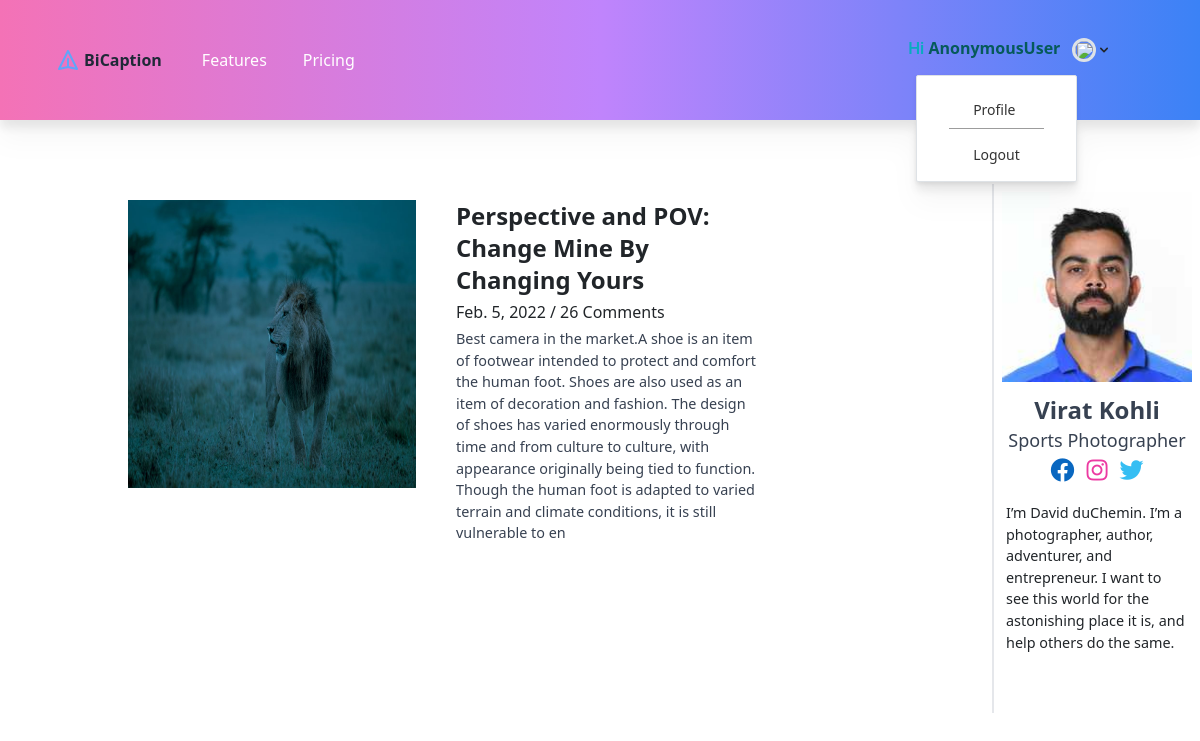
/blog/53, run on the app's committed database.
### Hub/models.py (models this page shows, shortened)
class Blog(models.Model):
    photographer = models.ForeignKey(Photographer, on_delete=models.CASCADE)
    carousel1 = models.ImageField(upload_to="images/")
    carousel2 = models.ImageField(upload_to="images/")
    carousel3 = models.ImageField(upload_to="images/")
    img = models.ImageField(upload_to="images/")
    head = models.CharField(max_length=50)
    date = models.DateField()
    desc = models.CharField(max_length=400)

class Photographer(models.Model):
    CATEGORY_OPTIONS = (
        ('Event', 'Event'),
        ('Fashion', 'Fashion'),
        ('Sports', 'Sports'),
        ('Food', 'Food'),
        ('Art_and_Portrait', 'Art_and_Portrait'),
        ('Architecture', 'Architecture'),
        ('Documentary', 'Documentary'),
        ('Travel', 'Travel'),
        ('Modelling_and_Lifestyle', 'Modelling_and_Lifestyle'),
        ('Nature_and_Wildlife', 'Natue_and_Wildlife'),
        ('Product', 'Product'),
        ('Photo_Journalism', 'Photo_journalism')
    )
    STATUS_OPTIONS = (
        ('Available', 'Available'),
        ('Busy', 'Busy')
    )
    photographer_id = models.IntegerField(default=0, null=True, blank=True)
    fname = models.CharField(max_length=50, null=True, blank=True)
    lname = models.CharField(max_length=50, null=True, blank=True)
    phone = models.IntegerField(null=True, blank=True)
    email = models.EmailField(null=True, blank=True)
    gender = models.CharField(max_length=10, null=True,  blank=True)
    age = models.IntegerField(default=0, null=True, blank=True)
    category = models.CharField(
        max_length=100,
        choices = CATEGORY_OPTIONS,
        null=True,
        blank=True
    )
    area = models.CharField(max_length=200, null=True, blank=True)
    city = models.CharField(max_length=100, null=True, blank=True)
    state = models.CharField(max_length=50, null=True, blank=True)
    pincode = models.IntegerField(null=True, blank=True)
    status = models.CharField(
        max_length = 20,
        choices = STATUS_OPTIONS,
        default = 'Available',
        null=True,
        blank=True
    )
    image = models.ImageField(upload_to="images/", blank=True, null = True)

### Hub/views.py (the view, shortened to what this page needs)
# urls.py: path('blog/<int:pid>', views.blog, name='blog'),
def blog(request, pid):
    ph = Photographer.objects.get(photographer_id=pid)
    post = Blog.objects.filter(photographer = ph)
    context={}
    context['ph'] = ph
    context['post'] = post
    return render(request, 'blog.html', context)

### templates/blog.html (shortened to what this page needs)
<!DOCTYPE html>
<html lang="en">
<head>
  <link rel="stylesheet" href="https://unpkg.com/tailwindcss/dist/tailwind.min.css" />
  <script src="https://cdn.tailwindcss.com"></script>
  <link rel="stylesheet" href="https://use.fontawesome.com/releases/v5.15.4/css/all.css"
>
  <link href="https://unpkg.com/tailwindcss@^1.0/dist/tailwind.min.css" rel="stylesheet" />
  <link href="https://cdn.jsdelivr.net/npm/bootstrap@5.1.3/dist/css/bootstrap.min.css" rel="stylesheet"
>
</head>
<body>
  <nav class="bg-gradient-to-r from-pink-400 via-purple-400 to-blue-500 hover:drop-shadow-xl">
    <div class="max-w-6xl mx-auto px-4">
      <div class="flex justify-between">
        <div class="flex space-x-4">
          <div>
            <a href="/" class="flex items-center py-5 px-2 text-white hover:text-gray-900">
              <svg class="h-6 w-6 mr-1 text-blue-400" xmlns="http://www.w3.org/2000/svg" fill="none" viewBox="0 0 24 24"
                stroke="currentColor">
                <path stroke-linecap="round" stroke-linejoin="round" stroke-width="2"
                  d="M12 19l9 2-9-18-9 18 9-2zm0 0v-8" />
              </svg>
              <span class="font-bold text-gray-800"><strong>BiCaption</strong></span>
            </a>
          </div>
          <div class="hidden md:flex items-center space-x-1">
            <a href="#" class="py-5 px-3 text-white hover:text-gray-900 tracking-normal hover:tracking-wide hover:drop-shadow-lg">Features</a>
            <a href="#" class="py-5 px-3 text-white hover:text-gray-900 tracking-normal hover:tracking-wide hover:drop-shadow-lg">Pricing</a>
          </div>
        </div>
        <div class="hidden md:flex  items-center space-x-1">
          <nav :class="{'flex': open, 'hidden': !open}"
            class="flex-col flex-grow pb-4 md:pb-0 hidden md:flex md:justify-end md:flex-row">
            <div @click.away="open = false" class="relative" x-data="{ open: false }">
              <button @click="open = !open"
                class="flex flex-row items-center space-x-2 w-full px-3 py-2 mt-2 text-sm font-semibold text-left bg-transparent  md:w-auto md:inline md:mt-0 md:ml-4 focus:outline-none">
                <span style="color: rgb(6, 90, 90); font-size: medium;"><span
                    style="font-family:-apple-system, BlinkMacSystemFont, 'Segoe UI', Roboto, Oxygen, Ubuntu, Cantarell, 'Open Sans', 'Helvetica Neue', sans-serif; color: rgb(9, 171, 192);">Hi</span>
                  {{request.user}}</span>
                <img class="inline ml-3 h-6 w-6 rounded-full absolute border border-blue-500 border-3
                      " style="z-index: 1000;" src="/media/{{image}}" />
              </button>
              <div x-show="open" x-transition:enter="transition ease-out duration-100"
                x-transition:enter-start="transform opacity-0 scale-95"
                x-transition:enter-end="transform opacity-100 scale-100"
                x-transition:leave="transition ease-in duration-75"
                x-transition:leave-start="transform opacity-100 scale-100"
                x-transition:leave-end="transform opacity-0 scale-95"
                class=" right-0 w-full mt-2 origin-top-right rounded-md shadow-lg md:w-48">
                <div
                  class="absolute py-2 px-8 ml-10 bg-white text-blue-800 text-sm rounded-sm border border-main-color shadow-sm">
                  <a class="tracking-normal hover:tracking-wide hover:drop-shadow-lg block px-4 py-2 mt-2 text-sm bg-white md:mt-0 focus:text-gray-900 hover:bg-indigo-100 focus:bg-gray-200 focus:outline-none focus:shadow-outline"
                    href="/profile0"
                    style="color: rgb(51, 51, 51); border-bottom: 0.8px solid rgb(156, 156, 156);">Profile
                  </a>
                  <a class="tracking-normal hover:tracking-wide hover:drop-shadow-lg block px-4 py-2 mt-2 text-sm bg-white md:mt-0 focus:text-gray-900 hover:bg-indigo-100 focus:bg-gray-200 focus:outline-none focus:shadow-outline"
                    href="/logout" style="color: rgb(51, 51, 51);">Logout
                  </a>
              </div>
            </div>
          </nav>
        </div>
      </div>
    </div>
  </nav>
  <div class="grid grid-cols-3 mb-32 divide-x-2 py-16">
    <div class="col-span-2 ml-24">
      {% for pst in post %}
      <div class="mx-3">
        <div class="h-84 flex ml-4 items-left">
          <div class="flex  space-x-4 py-3">
            <div class="">
              <img class="w-72 h-72" src="/media/{{pst.img}}" alt="image">
            </div>
            <div class="flex-1 px-4">
              <h1 class="text-2xl">
                <strong>{{pst.head}}</strong>
              </h1>
              <p class="mt-1">
                {{pst.date}} / 26 Comments
              </p>
              <p style="font-size:0.9rem" class="text-gray-700  mt-1">
                {{pst.desc}}
              </p>
            </div>
          </div>
        </div>
      </div>
      {% endfor %}
    </div>
    <div class="ml-48">
      <div class="w-full">
        <div class="text-center  p-1">
          <div>
            <div class="image overflow-hidden">
              <img class="h-84 w-full mx-auto border border-white border-4" src="/media/{{ph.image}}" />
            </div>
            <h1 class="pt-1 text-center text-gray-700 font-bold text-2xl leading-8 mt-1">
              {{ph.fname}} {{ph.lname}}
            </h1>
            <h3 class=" text-center text-gray-700 text-lg">
              {{ph.category}} Photographer
            </h3>
            <div class="inline-flex mx-auto mb-3">
              <i style="color:rgb(9, 103, 192); font-size: 1.5rem;" class="fab fa-facebook   py-1 px-2"></i>
              <i style="color:rgb(236, 58, 162); font-size: 1.5rem;" class="fab fa-instagram py-1 px-1"></i>
              <i style="color:rgb(54, 190, 243); font-size: 1.5rem;" class="fab fa-twitter   py-1 px-2"></i>
            </div>
          </div>
          <p style="text-align: left; font-size: 0.9rem;" class="px-2">
            I’m David duChemin. I’m a photographer, author, adventurer, and entrepreneur.
            I want to see this world for the astonishing place it is,
            and help others do the same.
          </p>
        </div>
        <div class=" p-3 hover:shadow">
        </div>
      </div>
    </div>
  </div>
</body>
</html>

### data on the page
Blog: img (picture), head "Perspective and POV: Change Mine By Changing Yours", date "Feb. 5, 2022", desc "Best camera in the market.A shoe is an item of footwear intended to protect and comfort the human foot. Shoes are also used as an item of decoration and fashion. The design of shoes has varied enormously through time and from culture to culture, with appearance originally being tied to function. Though the human foot is adapted to varied terrain and climate conditions, it is still vulnerable to en"
Photographer: image (picture), fname "Virat", lname "Kohli", category "Sports"

### other printed values
{{ request.user }} "AnonymousUser"
